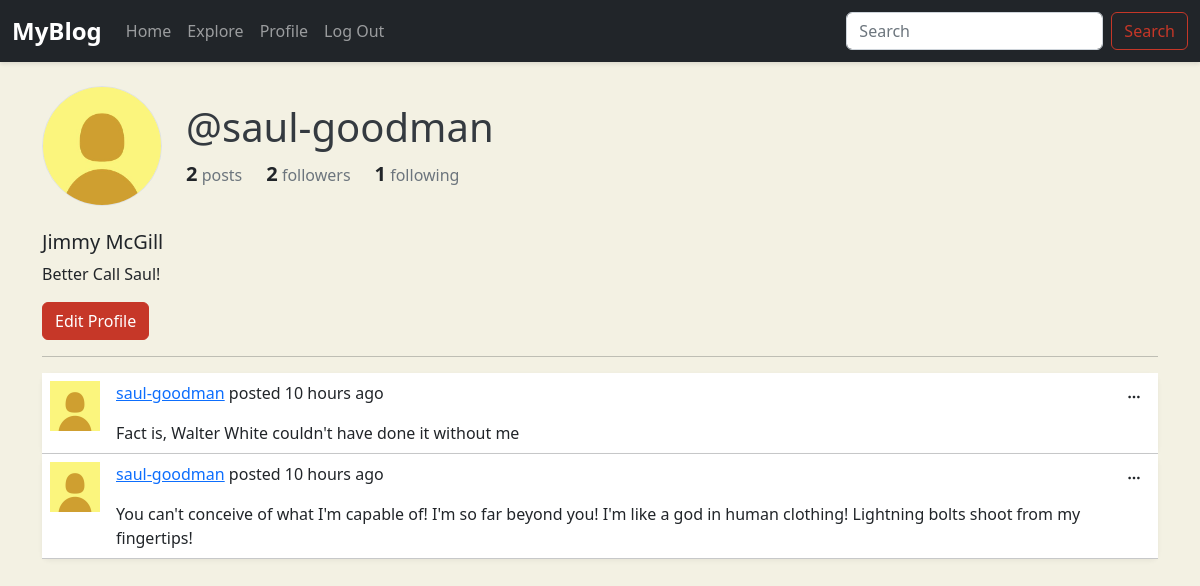
The app's page /profile/saul-goodman (signed in) with its own data.
### tables this page shows
CREATE TABLE users (
id INTEGER PRIMARY KEY AUTOINCREMENT,
username TEXT UNIQUE NOT NULL,
hash TEXT NOT NULL,
name TEXT,
bio TEXT,
pfp TEXT);

CREATE TABLE posts (
id INTEGER PRIMARY KEY AUTOINCREMENT,
user_id INTEGER NOT NULL,
content TEXT NOT NULL,
post_time TIMESTAMP DEFAULT CURRENT_TIMESTAMP,
FOREIGN KEY (user_id) REFERENCES users(id) ON DELETE CASCADE);

### app.py (the view)
@app.route("/profile/<username>", methods=["GET", "POST"])
@login_required
def user_profile(username):
    db = get_db()
    cursor = db.cursor()
    cursor.execute("SELECT id, username, name, bio, pfp FROM users WHERE username = ?", (username,))
    details = cursor.fetchall()
    if not details:
        return apology("Username doesn't exist")
    details = details[0]
    form = EditProfileForm()
    if form.validate_on_submit():
        if session["user_id"] != details["id"]:
            return apology("Forbidden Access")
        name = form.name.data.strip() or None
        bio = form.bio.data.strip() or None
        pfp = request.form.get("pfp", details["pfp"])
        if not pfp_check(pfp):
            return apology("Invalid Request")
        db.execute("UPDATE users SET name = ?, bio = ?, pfp = ? WHERE id = ?", (name, bio, pfp, session["user_id"]))
        db.commit()
        return redirect(f"/profile/{username}")
    else:
        form.bio.data = details["bio"]
        follow_form = FollowForm()
        cursor.execute("SELECT 1 FROM follows WHERE (follower_id = ?) AND (follows_id = ?)", (session["user_id"], details["id"]))
        follow_bool = bool(cursor.fetchone())
        count = {}
        cursor.execute("SELECT COUNT(*) AS posts FROM posts WHERE user_id = ?", (details["id"],))
        count["posts"] = cursor.fetchone()["posts"]
        cursor.execute("SELECT COUNT(*) AS 'followers' FROM follows WHERE follows_id = ?", (details["id"],))
        count["followers"] = cursor.fetchone()["followers"]
        cursor.execute("SELECT COUNT(*) AS 'following' FROM follows WHERE follower_id = ?", (details["id"],))
        count["following"] = cursor.fetchone()["following"]
        page = int(request.args.get("page", 1))
        per_page = 3
        offset = (page - 1) * per_page
        cursor.execute("SELECT posts.id, username, content, post_time, users.pfp FROM posts JOIN users ON users.id = user_id WHERE username = ? ORDER BY post_time DESC LIMIT ? OFFSET ?", (username, per_page, offset))
        posts = cursor.fetchall()
        for i in range(len(posts)):
            posts[i] = dict(posts[i])
            post = posts[i]
            post["post_time"] = time_ago(post["post_time"])
        cursor.execute("SELECT COUNT(*) FROM posts WHERE user_id = ?", (details["id"],))
        total_posts = cursor.fetchone()[0]
        total_pages = (total_posts + per_page - 1) // per_page
        return render_template("profile.html", count=count, details=details, posts=posts, user_id=session["user_id"], form=form, follow_form=follow_form, follow_bool=follow_bool, page=page, total_pages=total_pages)

### app.py
class EditProfileForm(FlaskForm):
    name = StringField("Name", validators=[Length(max=50)])
    bio = TextAreaField("Bio", validators=[Length(max=300)])
    submit = SubmitField("Submit")

class FollowForm(FlaskForm):
    submit = SubmitField("Submit")

### app.py (called while the page is built)
@app.teardown_appcontext # this will automatically close the db connection after each request
def close_connection(exception):
    db = g.pop('db', None)
    if db is not None:
        db.close()

### helper.py (called while the page is built)
def get_db():
    if 'db' not in g:  # 'g' is a temporary storage object
        g.db = connect("blog.db") # 'db' is an attribute in which we are going to store the connection
        g.db.row_factory = Row  #rows will be a list while row will be an object
    return g.db

def login_required(main): # decorator function
    @wraps(main) # helps in importing some meta data to the inner function --> no use, it just makes stuff easier for the intepreter
    def inner(*args, **kwargs):  # args and kwargs already represent the arguements the main arguement recieves
        if not session.get("user_id"):
            return redirect("/login")
        return main(*args, **kwargs)
    return inner

def time_ago(post_time):
    post_time = datetime.strptime(post_time, "%Y-%m-%d %H:%M:%S").replace(tzinfo=timezone.utc)
    now = datetime.now(timezone.utc)
    seconds = int((now - post_time).total_seconds())
    if seconds < 60:
        return f"{seconds} seconds" if (seconds != 1) else f"{seconds} second"
    elif seconds < 60*60:
        minutes =  seconds // 60
        return f"{minutes} minutes" if (minutes > 1) else f"{minutes} minute"
    elif seconds < 60*60*24:
        hours = seconds // (60 * 60)
        return f"{hours} hours" if (hours > 1) else f"{hours} hour"
    else:
        days = seconds // (60*60*24)
        return f"{days} days" if (days > 1) else f"{days} day"

### templates/profile.html (shortened to what this page needs)
{% extends "layout.html" %}
{% block body %}
    <div class="container py-4">
        <div class="row align-items-center mb-4">
            <div class="col-auto">
                <img src="{{ details.pfp }}"
                    alt="Profile Picture"
                    class="rounded-circle border"
                    style="width: 120px; height: 120px;">
            </div>
            <div class="col">
                <h1 class="mb-2">@{{ details.username }}</h1>
                <div class="d-flex flex-wrap gap-4 text-muted">
                    <div>
                        <span class="fs-5 fw-semibold text-dark">{{ count.posts }}</span> posts
                    </div>
                    <div>
                        <span class="fs-5 fw-semibold text-dark">{{ count.followers }}</span> followers
                    </div>
                    <div>
                        <span class="fs-5 fw-semibold text-dark">{{ count.following }}</span> following
                    </div>
                </div>
            </div>
        </div>
        {% if details.name %}
            <h5>{{ details.name }}</h5>
        {% endif %}
        {% if details.bio %}
            <div class="mb-3">
                {{ details.bio }}
            </div>
        {% endif %}
        {% if details.id == user_id %}
            <div class="mb-3">
                <button class="btn btn-success" type="button" data-bs-toggle="collapse" data-bs-target="#collapseExample" aria-expanded="false" aria-controls="collapseExample">
                    Edit Profile
                </button>
            </div>
        {% endif %}
        <hr>
        {% set path = '/profile/' ~ details.username %}
        {% include 'posts.html' %}
    </div>
{% endblock %}

### templates/posts.html (shortened to what this page needs)
<table class="table table-hover" id="posts" valign="top">
    {% for post in posts %}
        <tr>
            <td style="width: 60px;">
                <img src="{{ post.pfp }}" style="width: 50px; height: 50px;">
            </td>
            <td>
                <p>
                    <a href="/profile/{{ post.username }}">{{ post.username }}</a>
                    posted {{ post.post_time }} ago
                </p>
                {{ post.content }}
            </td>
            <td style="width: 1%; white-space: nowrap;">
                {% if post.username == session["username"] %}
                    <div class="dropdown text-end">
                        <button class="btn btn-sm" type="button" data-bs-toggle="dropdown" aria-expanded="false">
                            <i class="bi bi-three-dots"></i>
                        </button>
                    </div>
                {% endif %}
            </td>
        </tr>
    {% endfor %}
</table>

### static/styles.css (style rules this page uses)
body { background-color: #f3f1e3; font-family: 'Segoe UI', Tahoma, Geneva, Verdana, sans-serif; }
h1, h2, h3 { color: #343a40; }
#posts tr { background-color: #ffffff; border-radius: 8px; box-shadow: 0 2px 5px rgba(0,0,0,0.05); margin-bottom: 1rem; padding: 1rem; border: #21252940; transition: background-color 0.2s ease; border-color: #21252940; }
.btn-success { --bs-btn-color: #fff; --bs-btn-bg: #c63728; --bs-btn-border-color: #c63728; --bs-btn-hover-color: #fff; --bs-btn-hover-bg: #a93124; --bs-btn-hover-border-color: #a93124; --bs-btn-active-color: #fff; --bs-btn-active-bg: #a93124; --bs-btn-active-border-color: #a93124; }
.text-muted { color: #6c757d !important; }
#posts td { vertical-align: top; }

### records on screen
users: pfp (picture), username "saul-goodman", name "Jimmy McGill", bio "Better Call Saul!"
posts: pfp (picture), username "saul-goodman", post_time "10 hours", content "Fact is, Walter White couldn't have done it without me"
posts: pfp (picture), username "saul-goodman", post_time "10 hours", content "You can't conceive of what I'm capable of! I'm so far beyond you! I'm like a god in human clothing! Lightning bolts shoot from my fingertips!"

### other values on screen
{{ count.posts }} "2"
{{ count.followers }} "2"
{{ count.following }} "1"
